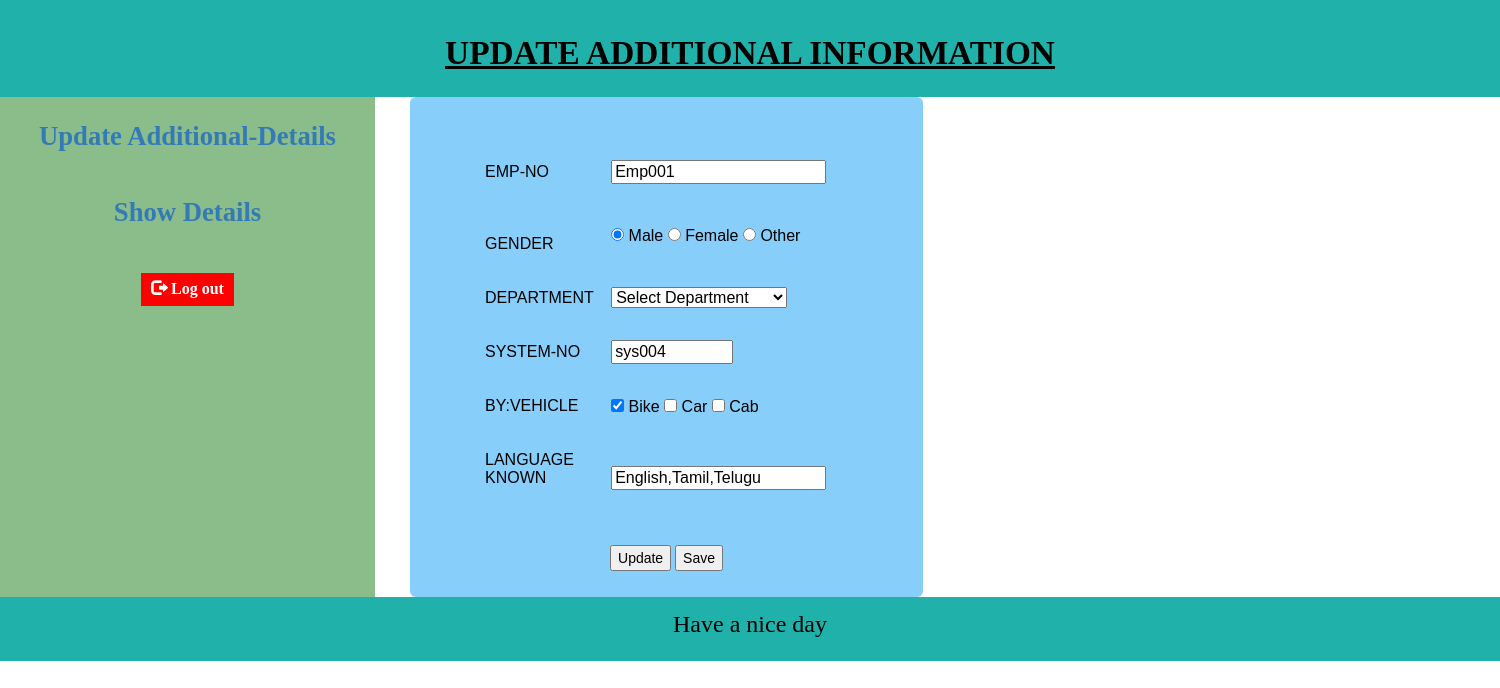
Screenshot of /edit-workers.php?id=Emp001 with the database file from the repository.
### tables this page shows
CREATE TABLE `work_table` (
  `ID` int(11) NOT NULL,
  `EMP_NO` varchar(20) NOT NULL,
  `GENDER` varchar(50) NOT NULL,
  `DEPARTMENT` varchar(255) NOT NULL,
  `SYSTEM_NO` varchar(20) NOT NULL,
  `BY_VEHICLE` varchar(50) NOT NULL,
  `LANGUAGE_KNOWN` varchar(256) NOT NULL
);

### edit-workers.php (the view, shortened to what this page needs)
<?php
$id=$_GET['id'];
$servername = "localhost";
$username = "root";
$password = "root";
$dp = "employee";
$conn = mysqli_connect($servername, $username, $password, $dp);
$sql = "SELECT * FROM work_table where emp_no='$id'";
$result = mysqli_query($conn,$sql);
if (count($result) == 1){
    $row=mysqli_fetch_array($result);
    $emp_no=$row['EMP_NO'];
    $gender=$row['GENDER'];
    $system_no=$row['SYSTEM_NO'];
    $vehicle=$row['BY_VEHICLE'];
    $language=$row['LANGUAGE_KNOWN'];
}
?>
<html lang="en-US">
    <head>
        <link rel="stylesheet" href="https://maxcdn.bootstrapcdn.com/bootstrap/3.3.7/css/bootstrap.min.css"
>
    </head>
    <body>
        <header><h1>UPDATE ADDITIONAL INFORMATION</h1></header>
        <section>
            <nav>
                <ul>
                    <li><a href="edit-workers.php">Update Additional-Details</a></li><br>
                    <li><a href="show-workers.php">Show Details</a></li><br>
                    <a type='button' class='button' href='admin.php' >
                        <span class="glyphicon glyphicon-log-out"></span> Log out
                    </a>
                </ul>
            </nav>
            <article>
                <div class="container" >
                    <div class="jumbotron" align="center">
                        <div class="container" align="center">
                            <form method="post" action="update-workers.php" enctype="multipart/form-data" padding: 20px>
                                <table align="center" cellpadding="8">
                                    <tr>
                                        <td><br> EMP-NO <br /><br /></td>
                                        <td><input type="text" name="Emp-no" value="<?php echo $emp_no; ?>" maxlength="" pattern="^[A-Za-z0-9]+$" readonly/>
                                        </td>
                                    </tr>
                                    <tr>
                                        <td><br><br>GENDER <br /><br /></td>
                                        <td><input type="radio" name="Gender" value="Male" <?php if($gender =="Male"){echo "checked";}?>> Male
                                            <input type="radio" name="Gender" value="Female" <?php if($gender =="Female"){echo "checked";}?>> Female
                                            <input type="radio" name="Gender" value="Other" <?php if($gender =="Other"){echo "checked";}?>> Other
                                        </td>
                                    </tr>
                                    <tr>
                                        <td><br> DEPARTMENT <br /><br /></td>
                                        <td><select name="Department" id="department" >
                                                <option value="">Select Department</option>
                                            </select>
                                        </td>
                                    </tr>
                                    <tr>
                                        <td><br> SYSTEM-NO <br /><br /></td>
                                        <td><input type="text" name="System-no" value="<?php echo $system_no; ?>" maxlength="10" size="10" required>
                                        </td>
                                    </tr>
                                    <tr>
                                        <td><br> BY:VEHICLE <br /><br /></td>
                                        <td><input type="checkbox" name="Vehicle" value="Bike" <?php if($vehicle =="Bike"){echo "checked";}?>> Bike
                                            <input type="checkbox" name="Vehicle" value="Car" <?php if($vehicle =="Car"){echo "checked";}?>> Car
                                            <input type="checkbox" name="Vehicle" value="Company Cab" <?php if($vehicle =="Company Cab"){echo "checked";}?>> Cab
                                        </td>
                                    </tr>
                                    <tr>
                                        <td><br> LANGUAGE KNOWN <br /><br /></td>
                                        <td>&nbsp&nbsp&nbsp&nbsp&nbsp&nbsp&nbsp&nbsp&nbsp&nbsp&nbsp&nbsp
                                        <input type="text" name="Language" value="<?php echo $language; ?>" required />
                                        </td>
                                    </tr>
                                </table><br><br />
                                <input type="submit" value="Update" align="center" onclick="alert('Informations are updated!')" href="update-workers.php">
                                <button onclick="show-workers.php" align="center">Save</button>
                        </div>
                    </div>
                </div>
            </article>
        </section>
        <footer>
            <p>Have a nice day</p>
        </footer>
    </body>
</html>

### edit-workers.php (style rules this page uses)
body { background: url(https://images.unsplash.com/photo-1473170611423-22489201d919?ixlib=rb-1.2.1&auto=format&fit=crop&w=500&q=60); background-repeat:no-repeat; background-size: cover; color: black; }
h1 { font-family: Calibri; font-size: 25pt; font-style: normal; font-weight: bold; color:black; text-decoration: underline }
.jumbotron { margin-top: -20px; background: lightskyblue; color: black; width: 45%; height: 500px; box-align: left; }
* { box-sizing: border-box; align-items: center; }
body { font-family: Arial, Helvetica, sans-serif; }
header { background-color: lightseagreen; padding: 15px; text-align: center; font-size: 35px; }
nav { float: left; width: 25%; height: 500px; background: rgb(139, 189, 139); text-align: center; font-family: Calibri; font-size: 20pt; font-style: normal; font-weight: bold; padding: 20px; color: blue }
nav ul { list-style-type: none; padding: 0; }
article { float: left; scroll-margin: left:inherit; padding: 20px; width: 75%; height: 300px; }
section:after { content: ""; display: table; clear: both; }
footer { background-color: lightseagreen; padding: 10px; font-family: Calibri; font-size: 18pt; font-style: normal; text-align: center; color: black; }
.button { background-color: red; border: 1; padding:5px 10px; text-align: center; text-decoration: none; display: inline-block; font-size: 16px; margin: 4px 2px; cursor: pointer; color: white }

### rows the page displays
work_table: Emp-no "Emp001", GENDER "☑", System-no "sys004", BY_VEHICLE "☑", Language "English,Tamil,Telugu"
